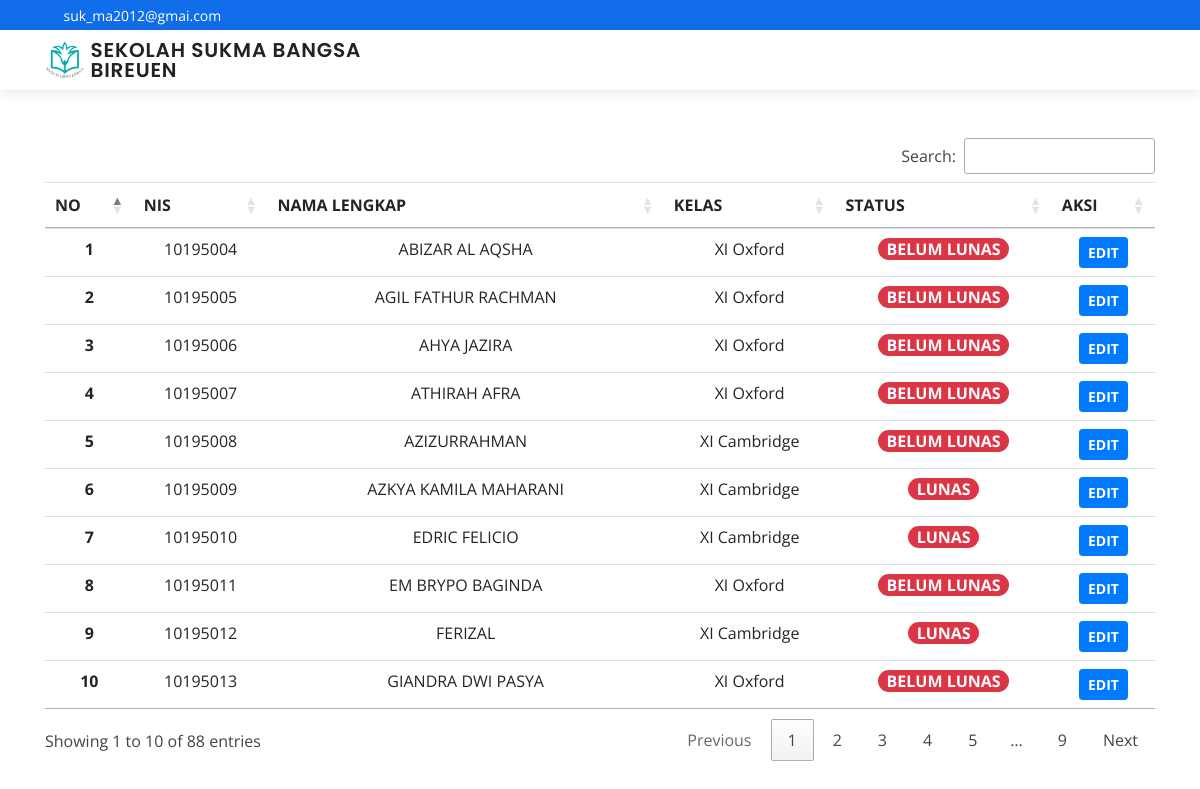
The page /index.php/hal/edit on the database as committed earlier.
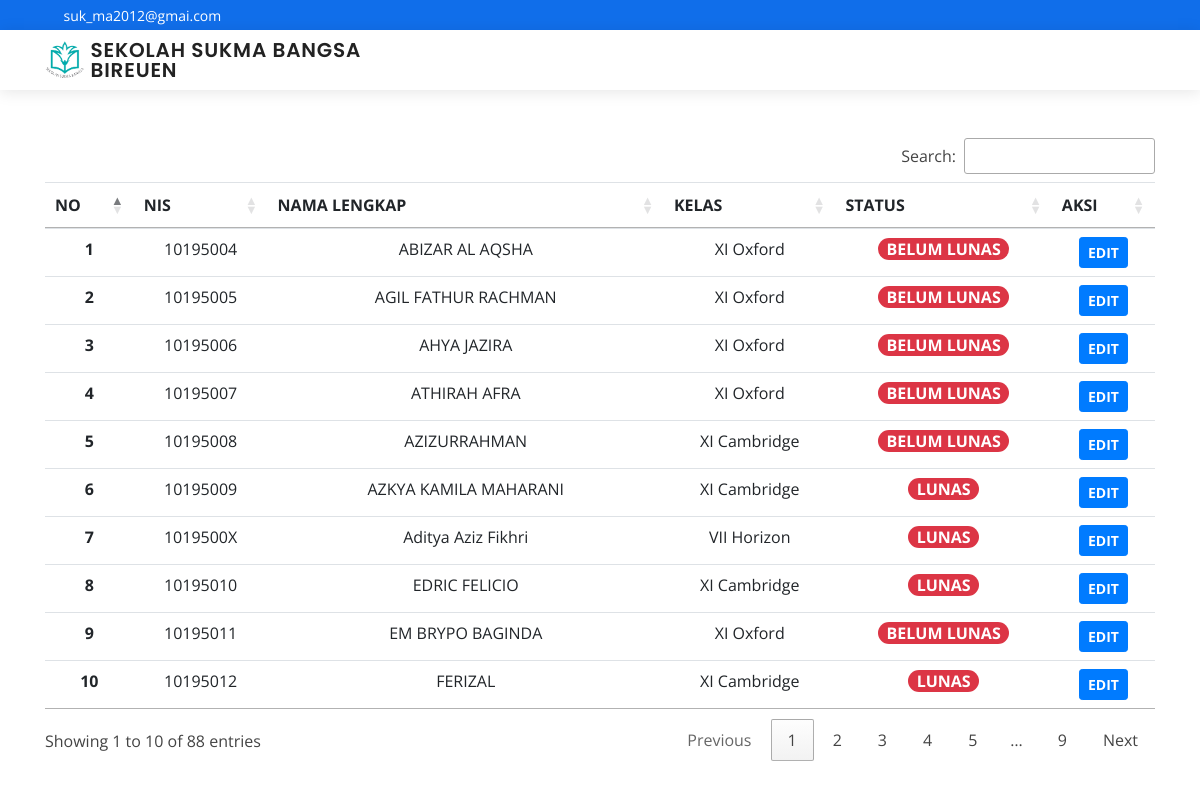
The same page on the database as committed later.
### tables this page shows
CREATE TABLE `data` (
  `nis` varchar(15) NOT NULL,
  `nama` varchar(255) NOT NULL,
  `kelas` varchar(30) NOT NULL,
  `jenjang` varchar(255) NOT NULL,
  `status` varchar(20) NOT NULL,
  `keterangan` varchar(255) NOT NULL
);

### application/controllers/Hal.php (called while the page is built, shortened)
<?php
class Hal extends CI_Controller {
	public function edit(){
        $data['edit'] = $this->M_ppdb->tampilsiswa2()->result();
            $this->load->view('edit',$data);
	}
}

### index.php (called while the page is built, shortened)
<?php
require_once BASEPATH.'core/CodeIgniter.php';

### application/models/M_ppdb.php (called while the page is built, shortened)
<?php
class M_ppdb extends CI_Model
{
    public function tampilsiswa2()
    {
        return $this->db->query("SELECT * FROM data");
    }
}

### application/views/edit.php (the view, shortened to what this page needs)
<!doctype html>
<html lang="en">
  <head>
    <link rel="stylesheet" href="https://cdn.jsdelivr.net/npm/bootstrap@4.5.3/dist/css/bootstrap.min.css">
    <link rel="stylesheet" href="https://cdn.jsdelivr.net/npm/bootstrap-select@1.13.14/dist/css/bootstrap-select.min.css">
  <link href="<?=base_url()?>assets/vendor/bootstrap/css/bootstrap.min.css" rel="stylesheet">
  <link href="<?=base_url()?>assets/vendor/icofont/icofont.min.css" rel="stylesheet">
  <link href="<?=base_url()?>assets/vendor/boxicons/css/boxicons.min.css" rel="stylesheet">
  <link href="<?=base_url()?>assets/vendor/owl.carousel/assets/owl.carousel.min.css" rel="stylesheet">
  <link href="<?=base_url()?>assets/vendor/venobox/venobox.css" rel="stylesheet">
  <link href="<?=base_url()?>assets/vendor/aos/aos.css" rel="stylesheet">
  <link href="https://cdn.datatables.net/1.10.24/css/dataTables.bootstrap4.min.css" rel="stylesheet">
  <link rel="stylesheet" type="text/css" href="//cdn.datatables.net/1.10.22/css/jquery.dataTables.min.css">
  <link href="<?=base_url()?>assets/css/style.css" rel="stylesheet">
  </head>
  <body  >
  <div id="topbar" class="d-none d-lg-flex align-items-center">
    <div class="container d-flex">
      <div class="contact-info mr-auto">
      <i class="icofont-envelope"></i> <a>suk_ma2012@gmai.com</a>
      </div>
      <div class="social-links">
        <a href="#" class="twitter"><i class="icofont-twitter"></i></a>
        <a href="#" class="facebook"><i class="icofont-facebook"></i></a>
        <a href="#" class="instagram"><i class="icofont-instagram"></i></a>
        <a href="#" class="skype"><i class="icofont-skype"></i></a>
        <a href="#" class="linkedin"><i class="icofont-linkedin"></i></i></a>
      </div>
    </div>
  </div>
  <header id="header">
    <div class="container d-flex align-items-center">
    <img class="d-print-none" src="<?=base_url()?>assets22/img/favicon.png" alt="" width="40px"><h2  class="logo mr-auto d-print-none"><a href="<?=base_url()?>">&nbsp;SEKOLAH SUKMA BANGSA<br>&nbsp;BIREUEN<span></span></a></h2></img>
    </div>
  </header>
    <div class="container text-center">
    <br>
</div>
<br>
    <div class="container">
    <table class="table table-hover" id="example">
          <thead class="text-center">
            <tr>
              <th scope="col">NO</th>
              <th scope="col">NIS</th>
              <th scope="col">NAMA LENGKAP</th>
              <th scope="col">KELAS</th>
              <th scope="col">STATUS</th>
              <th scope="col" >AKSI</th>
            </tr>
          </thead>
          <tbody>
          <?php $i = 1;
	        foreach ($edit as $data) : ?>
		<tr class="nomor text-center">
            <th scope="row"><?php echo $i ;?></th>
            <td><?php echo $data->nis;?></td>
            <td><?php echo $data->nama;?></td>
            <td><?php echo $data->kelas;?></td>
    <?php
    $status= $data->status;
      if ($status=="Antrian") {
        $class="btn-warning";
      }elseif($status=="Diterima"){
        $class="btn-info";
      }
      else{
        $class="btn-danger";
      }
    ?>
            <td><a class="font-weight-bold text-uppercase <?= $class;?> rounded-pill" href="#" role="button">&nbsp&nbsp<?php echo $data->status?>&nbsp&nbsp</a></td>
            <td><?php echo anchor('hal/editstatus/'.$data->nis,'<div class="btn btn-primary btn-sm"><b>EDIT</b></div>')?></td>
		</tr>
		<?php $i++; ?>
	<?php endforeach ;?>
          </tbody>
        </table>
    </div>
  </body>
</html>

### assets/css/style.css (style rules this page uses)
body { font-family: "Open Sans", sans-serif; color: #444444; }
a { color: #106eea; }
h1, h2, h3, h4, h5, h6 { font-family: "Roboto", sans-serif; }
#topbar { background: #106eea; height: 30px; font-size: 14px; transition: all 1s; color: #fff; }
#topbar .contact-info a { line-height: 1; color: #fff; transition: 0.3s; }
#topbar .contact-info i { padding-right: 4px; margin-left: 15px; }
#topbar .contact-info i:first-child { margin-left: 0; }
#topbar .social-links a { color: rgba(255, 255, 255, 0.6); padding-left: 15px; display: inline-block; line-height: 1px; transition: 0.3s; }
#header { background: #fff; transition: all 1s; z-index: 900; padding: 10px 0; top: 0px; height: 60px; box-shadow: 0px 2px 15px rgba(0, 0, 0, 0.1); }
#header .logo { font-size: 20px; margin: 0; padding: 0; line-height: 1; font-weight: 600; letter-spacing: 0.8px; font-family: "Poppins", sans-serif; }
#header .logo a { color: #222222; }

Rows that differ between the two databases and show on the page:
no longer on this page (row unchanged): data: nis "10195013", nama "GIANDRA DWI PASYA", kelas "XI Oxford", status "BELUM LUNAS", nis "EDIT"
added data: nis "1019500X", nama "Aditya Aziz Fikhri", kelas "VII Horizon", status "LUNAS", nis "EDIT"
